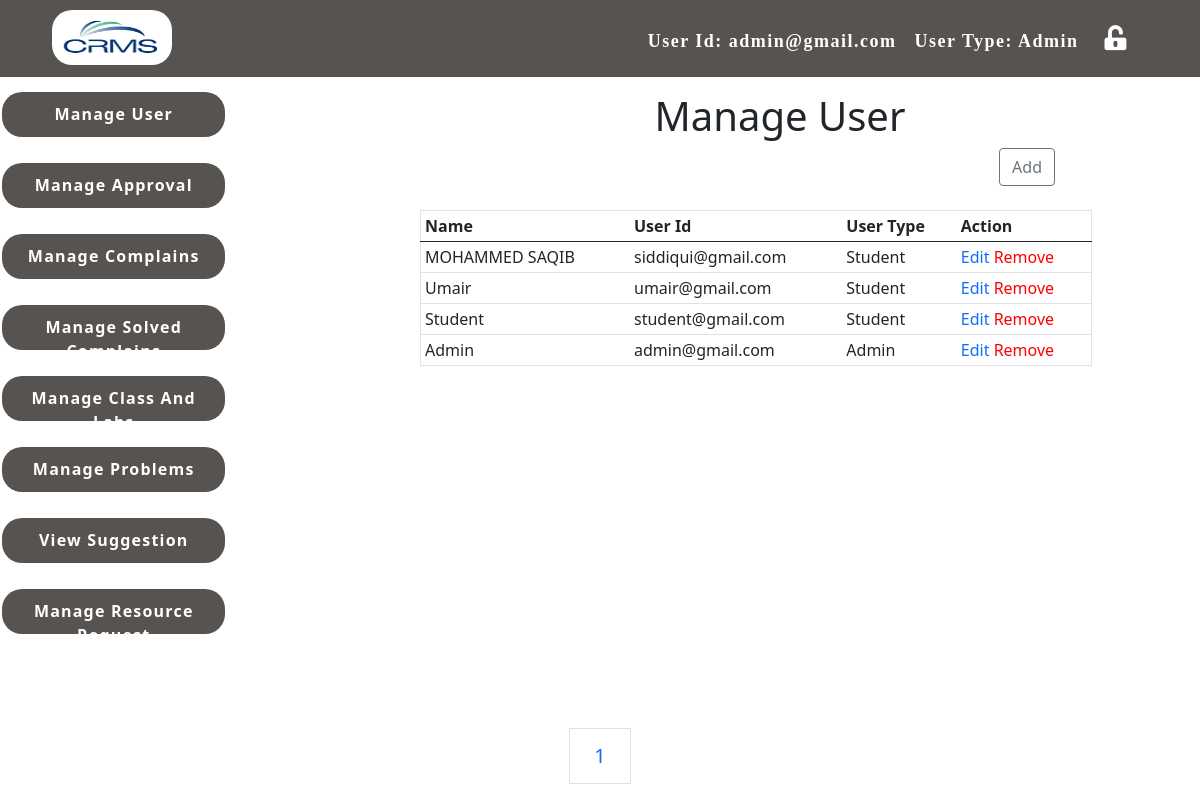
The app's page /Admin/user/index.php (signed in) with its own data.
### tables this page shows
CREATE TABLE IF NOT EXISTS `userdata` (
  `id` int(11) NOT NULL AUTO_INCREMENT,
  `name` varchar(50) NOT NULL,
  `gender` enum('Male','Female') NOT NULL DEFAULT 'Male',
  `email` varchar(35) NOT NULL,
  `password` varchar(40) NOT NULL,
  `address` varchar(100) NOT NULL,
  `user_type` enum('Student','H.O.D','Lab Operator','Admin') NOT NULL DEFAULT 'Student',
  `Time_stamp` timestamp NULL DEFAULT CURRENT_TIMESTAMP,
  PRIMARY KEY (`id`)
);

### Admin/user/index.php (the view, shortened to what this page needs)
<?php
include ("../header.php");
?>
	<div class="main-containt">
		<h1 class="admin-heading"> Manage User </h1>
		<?php
		include ("../../config.php");
		$sql = "SELECT * FROM userdata ORDER BY id DESC";
		$result = mysqli_query($conn,$sql) or die("Query Unsuccessful.");
		$results_per_page = 10;
		$number_of_results = mysqli_num_rows($result);
		$number_of_pages = ceil($number_of_results/$results_per_page);
		if (isset($_GET['page'])) {
			$page = $_GET['page'];
		} else {
			$page = 1;
		}
		$this_page_first_result = ($page-1)*$results_per_page;
		$sql="SELECT * FROM userdata ORDER BY id DESC LIMIT " . $this_page_first_result . ',' .  $results_per_page;
		$result1 = mysqli_query($conn, $sql) or die("Query Unsuccessful.");
		if(mysqli_num_rows($result1)> 0){
		?>
		<a href="add.php" style="float: right; margin-right: 175px;" class="btn btn-outline-secondary"> Add </a>
		<table class=" table-responsive table table-hover table table-sm" style=" margin: 70px 150px; width: 70%;">
		  <thead>
		  <tr>
		      <th scope="col">Name</th>
		      <th scope="col">User Id</th>
		      <th scope="col">User Type</th>
		      <th scope="col"> Action </th>
		    </tr>
		  </thead>
		  <tbody>
		  <?php
			while($row=mysqli_fetch_assoc($result1)){
			?>
		    <tr>
		      <td><?php echo $row['name']; ?></td>
			  <td><?php echo $row['email']; ?></td>
		      <td><?php echo $row['user_type']; ?></td></td>
		      <td><a href='edit.php?id=<?php echo $row['id']; ?>' style="text-decoration: none;"> Edit </a>
			   <a href='delete-inline.php?id=<?php echo $row['id']; ?>'  style="text-decoration: none; color:red;" onclick= "return confirm('Are you sure you want to delete this USER ?');"> Remove </a> </td>
		    </tr>
			<?php }
			echo '<div class="fixed-bottom">';
			echo '<ul  class= "pagination justify-content-center" >';
			echo '<ul class= "pagination pagination-lg">';
			for ($i=1;$i<=$number_of_pages;$i++) {
				if( $i ==  $page){
					$active = "active";
				}else{
					$active = "";
				}
				echo '<li class="'.$active.'"><a class="page-link" href="index.php?page=' . $i . '">' . $i. ' </a>';
			  }
			 echo  '</ul>';
			 echo  '</ul>';
			echo '</div>';
			?>
		  </tbody>
		</table>
			<?php } ?>
	</div>

### css/style.css (style rules this page uses)
h1,h2,h3,h4,h5,h6 { margin: 0; padding: 0; }
.main-containt { width: 80%; float: left; }
.admin-heading { text-align: center; margin-top: 5px; margin-left: 60px; }
table,th,td { border: 1px solid; }
.main-containt { width: 80%; float: left; margin-top: -560px; margin-left: 270px; }
.admin-heading { text-align: center; margin-top: 5px; }

### records on screen
userdata: name "MOHAMMED SAQIB", email "siddiqui@gmail.com", user_type "Student"
userdata: name "Umair", email "umair@gmail.com", user_type "Student"
userdata: name "Student", email "student@gmail.com", user_type "Student"
userdata: name "Admin", email "admin@gmail.com", user_type "Admin"

### other values on screen
$email "admin@gmail.com"
$type "Admin"
